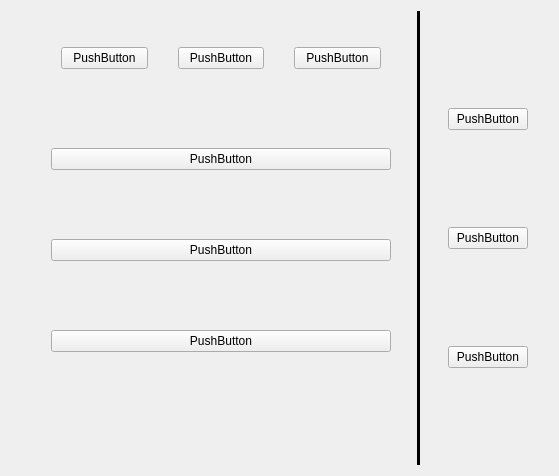
<?xml version="1.0" encoding="UTF-8"?>
<ui version="4.0">
 <class>Form</class>
 <widget class="QWidget" name="Form">
  <property name="geometry">
   <rect>
    <x>0</x>
    <y>0</y>
    <width>559</width>
    <height>476</height>
   </rect>
  </property>
  <property name="windowTitle">
   <string>SonDemo3</string>
  </property>
  <layout class="QHBoxLayout" name="horizontalLayout_2">
   <item>
    <spacer name="horizontalSpacer_2">
     <property name="orientation">
      <enum>Qt::Horizontal</enum>
     </property>
     <property name="sizeType">
      <enum>QSizePolicy::Fixed</enum>
     </property>
     <property name="sizeHint" stdset="0">
      <size>
       <width>20</width>
       <height>20</height>
      </size>
     </property>
    </spacer>
   </item>
   <item>
    <layout class="QHBoxLayout" name="horizontalLayout">
     <item>
      <layout class="QVBoxLayout" name="verticalLayout_2" stretch="10,10,10,10,10">
       <property name="spacing">
        <number>44</number>
       </property>
       <property name="leftMargin">
        <number>20</number>
       </property>
       <property name="topMargin">
        <number>11</number>
       </property>
       <property name="rightMargin">
        <number>20</number>
       </property>
       <property name="bottomMargin">
        <number>85</number>
       </property>
       <item>
        <layout class="QHBoxLayout" name="horizontalLayout_3" stretch="10,10,10">
         <property name="spacing">
          <number>30</number>
         </property>
         <property name="sizeConstraint">
          <enum>QLayout::SetFixedSize</enum>
         </property>
         <property name="leftMargin">
          <number>10</number>
         </property>
         <property name="rightMargin">
          <number>10</number>
         </property>
         <item>
          <widget class="QPushButton" name="pushButton_9">
           <property name="text">
            <string>PushButton</string>
           </property>
          </widget>
         </item>
         <item>
          <widget class="QPushButton" name="pushButton_8">
           <property name="text">
            <string>PushButton</string>
           </property>
          </widget>
         </item>
         <item>
          <widget class="QPushButton" name="pushButton_7">
           <property name="text">
            <string>PushButton</string>
           </property>
          </widget>
         </item>
        </layout>
       </item>
       <item>
        <spacer name="verticalSpacer">
         <property name="orientation">
          <enum>Qt::Vertical</enum>
         </property>
         <property name="sizeType">
          <enum>QSizePolicy::Fixed</enum>
         </property>
         <property name="sizeHint" stdset="0">
          <size>
           <width>0</width>
           <height>10</height>
          </size>
         </property>
        </spacer>
       </item>
       <item>
        <widget class="QPushButton" name="pushButton_2">
         <property name="text">
          <string>PushButton</string>
         </property>
        </widget>
       </item>
       <item>
        <widget class="QPushButton" name="pushButton">
         <property name="text">
          <string>PushButton</string>
         </property>
        </widget>
       </item>
       <item>
        <widget class="QPushButton" name="pushButton_3">
         <property name="text">
          <string>PushButton</string>
         </property>
        </widget>
       </item>
      </layout>
     </item>
     <item>
      <widget class="Line" name="line">
       <property name="minimumSize">
        <size>
         <width>0</width>
         <height>0</height>
        </size>
       </property>
       <property name="maximumSize">
        <size>
         <width>16777203</width>
         <height>16777215</height>
        </size>
       </property>
       <property name="baseSize">
        <size>
         <width>38</width>
         <height>42</height>
        </size>
       </property>
       <property name="frameShadow">
        <enum>QFrame::Plain</enum>
       </property>
       <property name="lineWidth">
        <number>3</number>
       </property>
       <property name="midLineWidth">
        <number>0</number>
       </property>
       <property name="orientation">
        <enum>Qt::Vertical</enum>
       </property>
      </widget>
     </item>
     <item>
      <spacer name="horizontalSpacer">
       <property name="orientation">
        <enum>Qt::Horizontal</enum>
       </property>
       <property name="sizeType">
        <enum>QSizePolicy::Fixed</enum>
       </property>
       <property name="sizeHint" stdset="0">
        <size>
         <width>22</width>
         <height>56</height>
        </size>
       </property>
      </spacer>
     </item>
     <item>
      <layout class="QVBoxLayout" name="verticalLayout_6">
       <property name="spacing">
        <number>0</number>
       </property>
       <item>
        <widget class="QPushButton" name="pushButton_5">
         <property name="text">
          <string>PushButton</string>
         </property>
        </widget>
       </item>
       <item>
        <widget class="QPushButton" name="pushButton_6">
         <property name="text">
          <string>PushButton</string>
         </property>
        </widget>
       </item>
       <item>
        <widget class="QPushButton" name="pushButton_4">
         <property name="text">
          <string>PushButton</string>
         </property>
        </widget>
       </item>
      </layout>
     </item>
    </layout>
   </item>
   <item>
    <spacer name="horizontalSpacer_3">
     <property name="orientation">
      <enum>Qt::Horizontal</enum>
     </property>
     <property name="sizeType">
      <enum>QSizePolicy::Fixed</enum>
     </property>
     <property name="sizeHint" stdset="0">
      <size>
       <width>20</width>
       <height>20</height>
      </size>
     </property>
    </spacer>
   </item>
  </layout>
 </widget>
 <resources/>
 <connections/>
</ui>
